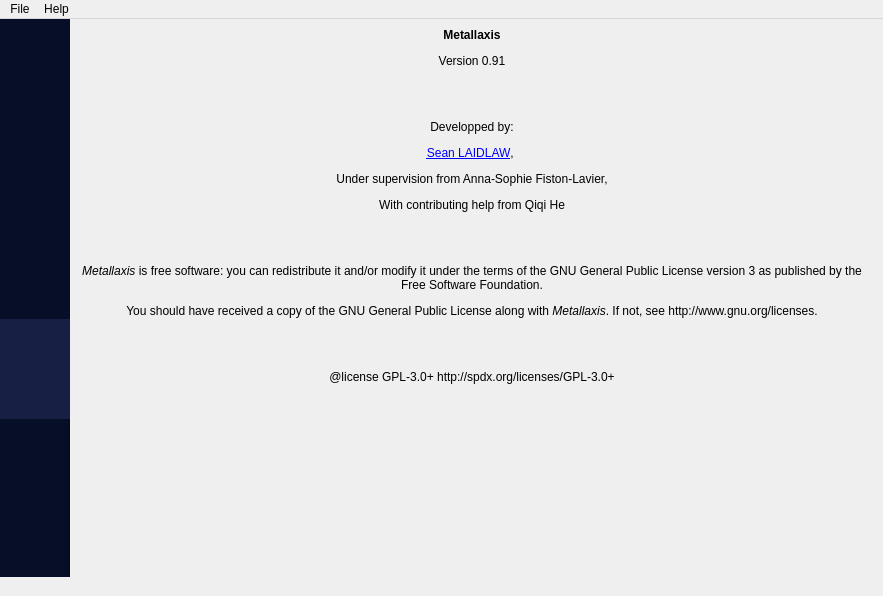
<?xml version="1.0" encoding="UTF-8"?>
<ui version="4.0">
 <class>Metallaxis</class>
 <widget class="QMainWindow" name="Metallaxis">
  <property name="geometry">
   <rect>
    <x>0</x>
    <y>0</y>
    <width>883</width>
    <height>596</height>
   </rect>
  </property>
  <property name="windowTitle">
   <string>MainWindow</string>
  </property>
  <property name="toolButtonStyle">
   <enum>Qt::ToolButtonIconOnly</enum>
  </property>
  <property name="animated">
   <bool>false</bool>
  </property>
  <property name="documentMode">
   <bool>false</bool>
  </property>
  <widget class="QWidget" name="centralwidget">
   <property name="layoutDirection">
    <enum>Qt::LeftToRight</enum>
   </property>
   <layout class="QVBoxLayout" name="verticalLayout_5">
    <property name="spacing">
     <number>-1</number>
    </property>
    <property name="leftMargin">
     <number>0</number>
    </property>
    <property name="topMargin">
     <number>0</number>
    </property>
    <property name="bottomMargin">
     <number>0</number>
    </property>
    <item>
     <widget class="QTabWidget" name="tabWidget">
      <property name="enabled">
       <bool>true</bool>
      </property>
      <property name="sizePolicy">
       <sizepolicy hsizetype="MinimumExpanding" vsizetype="MinimumExpanding">
        <horstretch>0</horstretch>
        <verstretch>0</verstretch>
       </sizepolicy>
      </property>
      <property name="minimumSize">
       <size>
        <width>0</width>
        <height>0</height>
       </size>
      </property>
      <property name="font">
       <font>
        <family>Helvetica Neue</family>
        <pointsize>14</pointsize>
        <weight>75</weight>
        <bold>true</bold>
       </font>
      </property>
      <property name="contextMenuPolicy">
       <enum>Qt::ActionsContextMenu</enum>
      </property>
      <property name="acceptDrops">
       <bool>false</bool>
      </property>
      <property name="layoutDirection">
       <enum>Qt::LeftToRight</enum>
      </property>
      <property name="autoFillBackground">
       <bool>true</bool>
      </property>
      <property name="styleSheet">
       <string notr="true">QTabBar {
background-color: #070E28;
qproperty-drawBase:0;
}

QTabBar::tab {
color: #b6b6b6;
background-color: #070E28;
height: 70px;
width: 70px;
padding-bottom: 30px;
}

QTabBar::tab:hover {
color: #fff;
/*background-color: #172044; */
}

QTabBar::tab:selected {
color: #fff;
background-color: #172044;
}</string>
      </property>
      <property name="tabPosition">
       <enum>QTabWidget::West</enum>
      </property>
      <property name="tabShape">
       <enum>QTabWidget::Rounded</enum>
      </property>
      <property name="currentIndex">
       <number>3</number>
      </property>
      <property name="iconSize">
       <size>
        <width>35</width>
        <height>35</height>
       </size>
      </property>
      <property name="usesScrollButtons">
       <bool>false</bool>
      </property>
      <property name="documentMode">
       <bool>true</bool>
      </property>
      <property name="tabsClosable">
       <bool>false</bool>
      </property>
      <property name="movable">
       <bool>false</bool>
      </property>
      <widget class="QWidget" name="vcf_load_tab">
       <property name="autoFillBackground">
        <bool>true</bool>
       </property>
       <attribute name="title">
        <string/>
       </attribute>
       <layout class="QHBoxLayout" name="horizontalLayout_5">
        <item>
         <layout class="QVBoxLayout" name="verticalLayout_4">
          <item>
           <layout class="QGridLayout" name="gridLayout_2">
            <item row="5" column="0">
             <layout class="QVBoxLayout" name="dynamic_metadata_label_tags"/>
            </item>
            <item row="3" column="0">
             <widget class="Line" name="line_3">
              <property name="orientation">
               <enum>Qt::Horizontal</enum>
              </property>
             </widget>
            </item>
            <item row="3" column="1">
             <widget class="Line" name="line_4">
              <property name="orientation">
               <enum>Qt::Horizontal</enum>
              </property>
             </widget>
            </item>
            <item row="1" column="1">
             <widget class="QLineEdit" name="loaded_vcf_lineedit">
              <property name="enabled">
               <bool>false</bool>
              </property>
              <property name="autoFillBackground">
               <bool>false</bool>
              </property>
              <property name="text">
               <string/>
              </property>
              <property name="readOnly">
               <bool>true</bool>
              </property>
              <property name="placeholderText">
               <string>(File name)</string>
              </property>
             </widget>
            </item>
            <item row="1" column="0">
             <widget class="QLabel" name="loaded_vcf_label">
              <property name="enabled">
               <bool>false</bool>
              </property>
              <property name="text">
               <string>Loaded File :</string>
              </property>
             </widget>
            </item>
            <item row="1" column="2">
             <widget class="QPushButton" name="open_vcf_button">
              <property name="text">
               <string>Open File</string>
              </property>
             </widget>
            </item>
            <item row="5" column="1">
             <layout class="QVBoxLayout" name="dynamic_metadata_label_results"/>
            </item>
            <item row="3" column="2">
             <widget class="Line" name="line_6">
              <property name="orientation">
               <enum>Qt::Horizontal</enum>
              </property>
             </widget>
            </item>
            <item row="4" column="0">
             <widget class="QLabel" name="metadata_area_label">
              <property name="enabled">
               <bool>false</bool>
              </property>
              <property name="text">
               <string>Extracted VCF Metadata</string>
              </property>
             </widget>
            </item>
            <item row="2" column="0">
             <widget class="QLabel" name="meta_detected_filetype_label">
              <property name="enabled">
               <bool>false</bool>
              </property>
              <property name="text">
               <string>Detected filetype :</string>
              </property>
             </widget>
            </item>
            <item row="2" column="1">
             <widget class="QLabel" name="detected_filetype_label">
              <property name="text">
               <string/>
              </property>
              <property name="wordWrap">
               <bool>true</bool>
              </property>
             </widget>
            </item>
           </layout>
          </item>
          <item>
           <spacer name="verticalSpacer_2">
            <property name="orientation">
             <enum>Qt::Vertical</enum>
            </property>
            <property name="sizeHint" stdset="0">
             <size>
              <width>20</width>
              <height>40</height>
             </size>
            </property>
           </spacer>
          </item>
         </layout>
        </item>
       </layout>
      </widget>
      <widget class="QWidget" name="statistics_tab">
       <property name="enabled">
        <bool>true</bool>
       </property>
       <attribute name="title">
        <string/>
       </attribute>
       <layout class="QHBoxLayout" name="horizontalLayout_3">
        <item>
         <widget class="QScrollArea" name="scrollArea">
          <property name="widgetResizable">
           <bool>true</bool>
          </property>
          <widget class="QWidget" name="scrollAreaWidgetContents">
           <property name="geometry">
            <rect>
             <x>0</x>
             <y>0</y>
             <width>775</width>
             <height>530</height>
            </rect>
           </property>
           <layout class="QVBoxLayout" name="verticalLayout_3">
            <item>
             <layout class="QVBoxLayout" name="stat_plot_layout">
              <property name="rightMargin">
               <number>0</number>
              </property>
              <property name="bottomMargin">
               <number>0</number>
              </property>
              <item>
               <widget class="QScrollArea" name="scrollArea_2">
                <property name="sizePolicy">
                 <sizepolicy hsizetype="Preferred" vsizetype="Preferred">
                  <horstretch>0</horstretch>
                  <verstretch>0</verstretch>
                 </sizepolicy>
                </property>
                <property name="widgetResizable">
                 <bool>true</bool>
                </property>
                <widget class="QWidget" name="scrollAreaWidgetContents_2">
                 <property name="geometry">
                  <rect>
                   <x>0</x>
                   <y>0</y>
                   <width>747</width>
                   <height>76</height>
                  </rect>
                 </property>
                 <layout class="QVBoxLayout" name="verticalLayout_8"/>
                </widget>
               </widget>
              </item>
             </layout>
            </item>
            <item>
             <widget class="QLabel" name="dont_delete_me_i_keep_scroll_working">
              <property name="text">
               <string>&lt;html&gt;&lt;head/&gt;&lt;body&gt;&lt;p/&gt;&lt;/body&gt;&lt;/html&gt;</string>
              </property>
              <property name="wordWrap">
               <bool>true</bool>
              </property>
             </widget>
            </item>
            <item>
             <widget class="Line" name="line_2">
              <property name="orientation">
               <enum>Qt::Horizontal</enum>
              </property>
             </widget>
            </item>
            <item>
             <layout class="QHBoxLayout" name="horizontalLayout_7">
              <property name="topMargin">
               <number>0</number>
              </property>
              <item>
               <widget class="QLabel" name="chrom_selection_label">
                <property name="enabled">
                 <bool>false</bool>
                </property>
                <property name="text">
                 <string>Choose a chromosome to view variants by position:</string>
                </property>
               </widget>
              </item>
              <item>
               <widget class="QComboBox" name="chrom_selection_stat_comboBox">
                <property name="enabled">
                 <bool>false</bool>
                </property>
               </widget>
              </item>
             </layout>
            </item>
            <item>
             <layout class="QVBoxLayout" name="chrom_stat_plot_layout"/>
            </item>
            <item>
             <spacer name="verticalSpacer">
              <property name="orientation">
               <enum>Qt::Vertical</enum>
              </property>
              <property name="sizeHint" stdset="0">
               <size>
                <width>20</width>
                <height>40</height>
               </size>
              </property>
             </spacer>
            </item>
           </layout>
          </widget>
         </widget>
        </item>
       </layout>
      </widget>
      <widget class="QWidget" name="viewer_tab">
       <attribute name="title">
        <string/>
       </attribute>
       <layout class="QVBoxLayout" name="verticalLayout_6">
        <item>
         <layout class="QVBoxLayout" name="verticalLayout_7">
          <property name="bottomMargin">
           <number>0</number>
          </property>
          <item>
           <layout class="QHBoxLayout" name="horizontalLayout_2">
            <property name="topMargin">
             <number>0</number>
            </property>
            <item>
             <widget class="QLabel" name="filter_text">
              <property name="text">
               <string/>
              </property>
              <property name="wordWrap">
               <bool>false</bool>
              </property>
             </widget>
            </item>
            <item>
             <widget class="QLabel" name="filter_label">
              <property name="enabled">
               <bool>false</bool>
              </property>
              <property name="text">
               <string>Filter VCF Table (e.g CHROM 1,3,5)</string>
              </property>
             </widget>
            </item>
            <item>
             <spacer name="horizontalSpacer_2">
              <property name="orientation">
               <enum>Qt::Horizontal</enum>
              </property>
              <property name="sizeHint" stdset="0">
               <size>
                <width>40</width>
                <height>20</height>
               </size>
              </property>
             </spacer>
            </item>
           </layout>
          </item>
          <item>
           <layout class="QHBoxLayout" name="horizontalLayout">
            <property name="topMargin">
             <number>0</number>
            </property>
            <item>
             <widget class="QComboBox" name="filter_box">
              <property name="enabled">
               <bool>false</bool>
              </property>
              <property name="autoFillBackground">
               <bool>false</bool>
              </property>
             </widget>
            </item>
            <item>
             <widget class="QLineEdit" name="filter_lineedit">
              <property name="enabled">
               <bool>false</bool>
              </property>
             </widget>
            </item>
            <item>
             <widget class="QPushButton" name="filter_table_btn">
              <property name="enabled">
               <bool>false</bool>
              </property>
              <property name="text">
               <string>Filter</string>
              </property>
             </widget>
            </item>
           </layout>
          </item>
         </layout>
        </item>
        <item>
         <layout class="QVBoxLayout" name="verticalLayout">
          <item>
           <widget class="QTableWidget" name="viewer_tab_table_widget">
            <property name="enabled">
             <bool>false</bool>
            </property>
            <property name="autoFillBackground">
             <bool>false</bool>
            </property>
            <property name="alternatingRowColors">
             <bool>true</bool>
            </property>
            <property name="selectionBehavior">
             <enum>QAbstractItemView::SelectRows</enum>
            </property>
            <property name="showGrid">
             <bool>true</bool>
            </property>
            <property name="sortingEnabled">
             <bool>true</bool>
            </property>
            <property name="cornerButtonEnabled">
             <bool>false</bool>
            </property>
            <property name="rowCount">
             <number>0</number>
            </property>
            <property name="columnCount">
             <number>0</number>
            </property>
           </widget>
          </item>
          <item>
           <widget class="QPushButton" name="view_variant_btn">
            <property name="enabled">
             <bool>false</bool>
            </property>
            <property name="text">
             <string>View Variant</string>
            </property>
           </widget>
          </item>
          <item>
           <widget class="QFrame" name="graphicsView">
            <property name="minimumSize">
             <size>
              <width>0</width>
              <height>0</height>
             </size>
            </property>
            <property name="frameShape">
             <enum>QFrame::Panel</enum>
            </property>
            <property name="frameShadow">
             <enum>QFrame::Sunken</enum>
            </property>
            <layout class="QVBoxLayout" name="verticalLayout_9">
             <item>
              <layout class="QHBoxLayout" name="horizlayout">
               <property name="topMargin">
                <number>0</number>
               </property>
               <item>
                <widget class="QLabel" name="label_2">
                 <property name="text">
                  <string>Displaying Chr</string>
                 </property>
                </widget>
               </item>
               <item>
                <widget class="QLabel" name="graphics_chr_label">
                 <property name="text">
                  <string/>
                 </property>
                </widget>
               </item>
               <item>
                <widget class="QLabel" name="label_4">
                 <property name="text">
                  <string>from pos:</string>
                 </property>
                </widget>
               </item>
               <item>
                <widget class="QLineEdit" name="graphics_min_pos_textin"/>
               </item>
               <item>
                <widget class="QLabel" name="label_5">
                 <property name="text">
                  <string>to pos:</string>
                 </property>
                </widget>
               </item>
               <item>
                <widget class="QLineEdit" name="graphics_max_pos_textin"/>
               </item>
               <item>
                <widget class="QPushButton" name="graphics_reload_btn">
                 <property name="text">
                  <string>Reload</string>
                 </property>
                </widget>
               </item>
               <item>
                <spacer name="horizontalSpacer">
                 <property name="orientation">
                  <enum>Qt::Horizontal</enum>
                 </property>
                 <property name="sizeHint" stdset="0">
                  <size>
                   <width>40</width>
                   <height>20</height>
                  </size>
                 </property>
                </spacer>
               </item>
               <item>
                <widget class="QToolButton" name="export_svg_toolbtn">
                 <property name="text">
                  <string>...</string>
                 </property>
                </widget>
               </item>
               <item>
                <widget class="QPushButton" name="graphics_hide_view_btn">
                 <property name="text">
                  <string>Hide</string>
                 </property>
                </widget>
               </item>
              </layout>
             </item>
             <item>
              <layout class="QVBoxLayout" name="graphicsView_layout"/>
             </item>
            </layout>
           </widget>
          </item>
         </layout>
        </item>
       </layout>
      </widget>
      <widget class="QWidget" name="about_tab">
       <attribute name="title">
        <string notr="true"/>
       </attribute>
       <layout class="QGridLayout" name="gridLayout">
        <item row="0" column="0">
         <layout class="QVBoxLayout" name="verticalLayout_2">
          <item>
           <widget class="QLabel" name="label">
            <property name="text">
             <string>&lt;html&gt;&lt;head/&gt;&lt;body&gt;&lt;p align=&quot;center&quot;&gt;&lt;span style=&quot; font-weight:600;&quot;&gt;Metallaxis&lt;/span&gt;&lt;/p&gt;&lt;p align=&quot;center&quot;&gt;Version 0.91&lt;/p&gt;&lt;p align=&quot;center&quot;&gt;&lt;br/&gt;&lt;/p&gt;&lt;p align=&quot;center&quot;&gt;Developped by:&lt;/p&gt;&lt;p align=&quot;center&quot;&gt;&lt;a href=&quot;mailto::seanlaidlaw95@gmail.com&quot;&gt;&lt;span style=&quot; text-decoration: underline; color:#0000ff;&quot;&gt;Sean LAIDLAW&lt;/span&gt;&lt;/a&gt;, &lt;/p&gt;&lt;p align=&quot;center&quot;&gt;Under supervision from Anna-Sophie Fiston-Lavier,&lt;/p&gt;&lt;p align=&quot;center&quot;&gt;With contributing help from Qiqi He&lt;/p&gt;&lt;p align=&quot;center&quot;&gt;&lt;br/&gt;&lt;/p&gt;&lt;p align=&quot;center&quot;&gt;&lt;span style=&quot; font-style:italic;&quot;&gt;Metallaxis&lt;/span&gt; is free software: you can redistribute it and/or modify it under the terms of the GNU General Public License version 3 as published by the Free Software Foundation.&lt;/p&gt;&lt;p align=&quot;center&quot;&gt;You should have received a copy of the GNU General Public License along with &lt;span style=&quot; font-style:italic;&quot;&gt;Metallaxis&lt;/span&gt;. If not, see http://www.gnu.org/licenses.&lt;/p&gt;&lt;p align=&quot;center&quot;&gt;&lt;br/&gt;&lt;/p&gt;&lt;p align=&quot;center&quot;&gt;@license GPL-3.0+ http://spdx.org/licenses/GPL-3.0+&lt;/p&gt;&lt;/body&gt;&lt;/html&gt;</string>
            </property>
            <property name="scaledContents">
             <bool>true</bool>
            </property>
            <property name="wordWrap">
             <bool>true</bool>
            </property>
            <property name="margin">
             <number>20</number>
            </property>
            <property name="openExternalLinks">
             <bool>true</bool>
            </property>
           </widget>
          </item>
          <item>
           <spacer name="verticalSpacer_3">
            <property name="orientation">
             <enum>Qt::Vertical</enum>
            </property>
            <property name="sizeHint" stdset="0">
             <size>
              <width>20</width>
              <height>40</height>
             </size>
            </property>
           </spacer>
          </item>
         </layout>
        </item>
       </layout>
      </widget>
     </widget>
    </item>
   </layout>
  </widget>
  <widget class="QMenuBar" name="menubar">
   <property name="geometry">
    <rect>
     <x>0</x>
     <y>0</y>
     <width>883</width>
     <height>22</height>
    </rect>
   </property>
   <widget class="QMenu" name="menuFile">
    <property name="title">
     <string>File</string>
    </property>
    <addaction name="actionAbout"/>
    <addaction name="separator"/>
    <addaction name="actionOpen_VCF"/>
    <addaction name="actionSave_Analysis"/>
    <addaction name="actionSettings"/>
    <addaction name="separator"/>
    <addaction name="actionQuit"/>
   </widget>
   <widget class="QMenu" name="menuHelp">
    <property name="title">
     <string>Help</string>
    </property>
    <addaction name="actionGithub_Page"/>
    <addaction name="separator"/>
   </widget>
   <addaction name="menuFile"/>
   <addaction name="menuHelp"/>
  </widget>
  <widget class="QStatusBar" name="statusbar">
   <property name="sizeGripEnabled">
    <bool>false</bool>
   </property>
  </widget>
  <action name="actionOpen_VCF">
   <property name="text">
    <string>Open File</string>
   </property>
  </action>
  <action name="actionOpen_h5">
   <property name="text">
    <string>Open h5</string>
   </property>
  </action>
  <action name="actionQuit">
   <property name="text">
    <string>Close</string>
   </property>
   <property name="menuRole">
    <enum>QAction::QuitRole</enum>
   </property>
  </action>
  <action name="actionAbout">
   <property name="checkable">
    <bool>false</bool>
   </property>
   <property name="text">
    <string>About Metallaxis</string>
   </property>
   <property name="menuRole">
    <enum>QAction::ApplicationSpecificRole</enum>
   </property>
  </action>
  <action name="actionExport_Report">
   <property name="text">
    <string>Export Report</string>
   </property>
  </action>
  <action name="actionMetallaxis_Documentation">
   <property name="text">
    <string>Metallaxis Documentation</string>
   </property>
  </action>
  <action name="actionGithub_Page">
   <property name="text">
    <string>Github Page</string>
   </property>
  </action>
  <action name="actionAboutMetallaxis">
   <property name="text">
    <string>About Metallaxis</string>
   </property>
   <property name="iconText">
    <string>About Metallaxis</string>
   </property>
  </action>
  <action name="actionSettings">
   <property name="text">
    <string>Settings</string>
   </property>
   <property name="menuRole">
    <enum>QAction::PreferencesRole</enum>
   </property>
  </action>
  <action name="actionSave_Annotation">
   <property name="text">
    <string>Save Annotation</string>
   </property>
  </action>
  <action name="actionSave_Analysis">
   <property name="text">
    <string>Save Analysis</string>
   </property>
  </action>
 </widget>
 <resources/>
 <connections/>
</ui>
